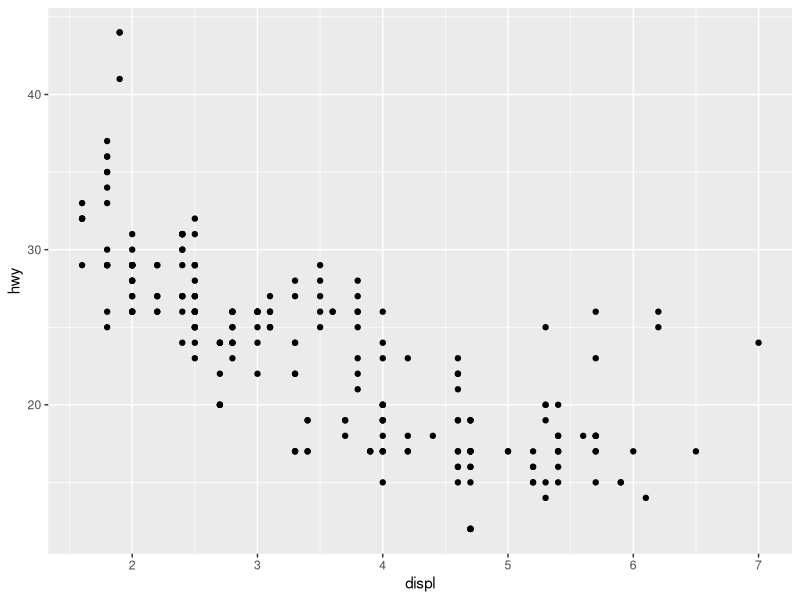
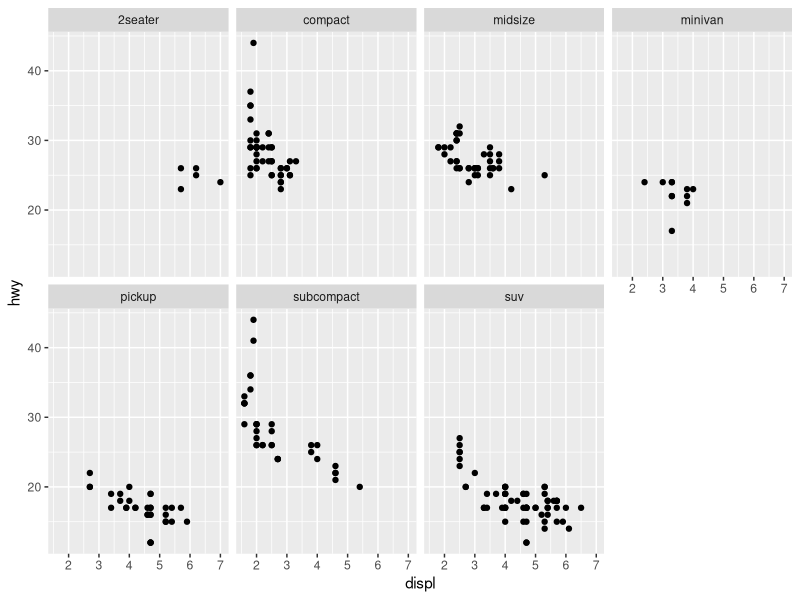
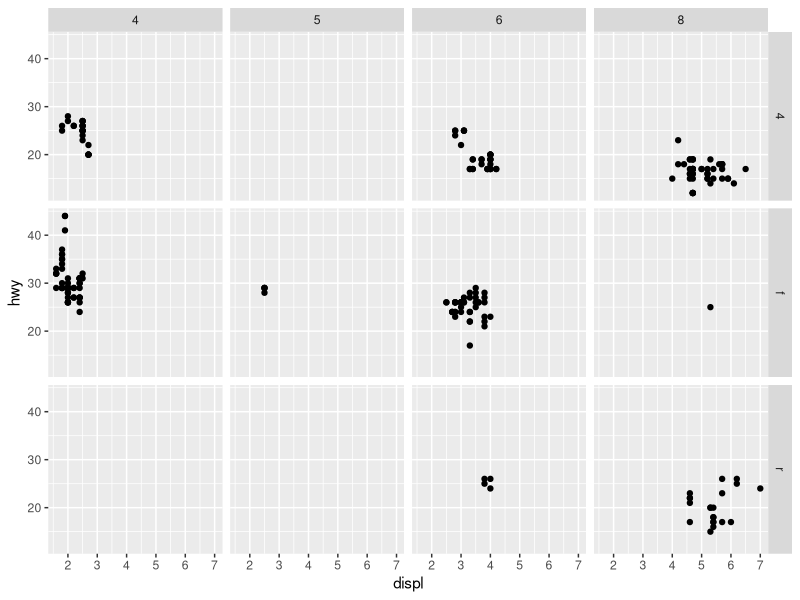
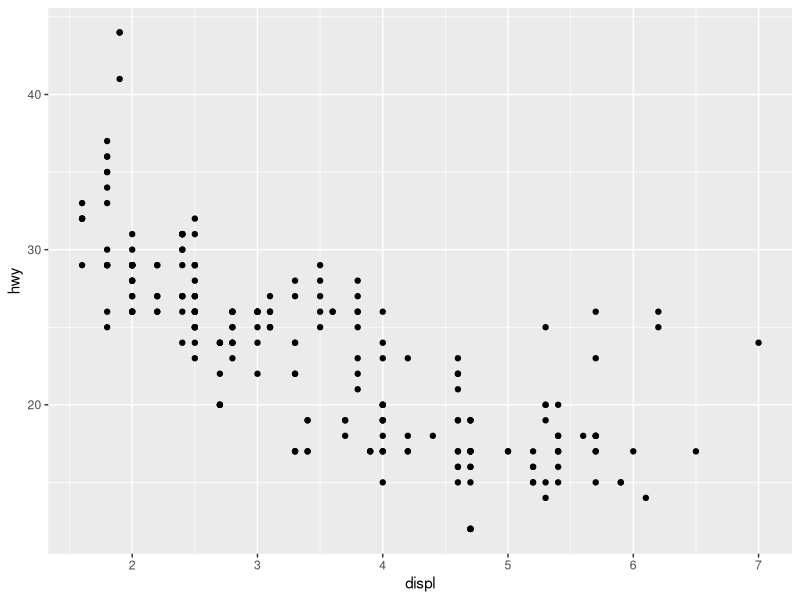
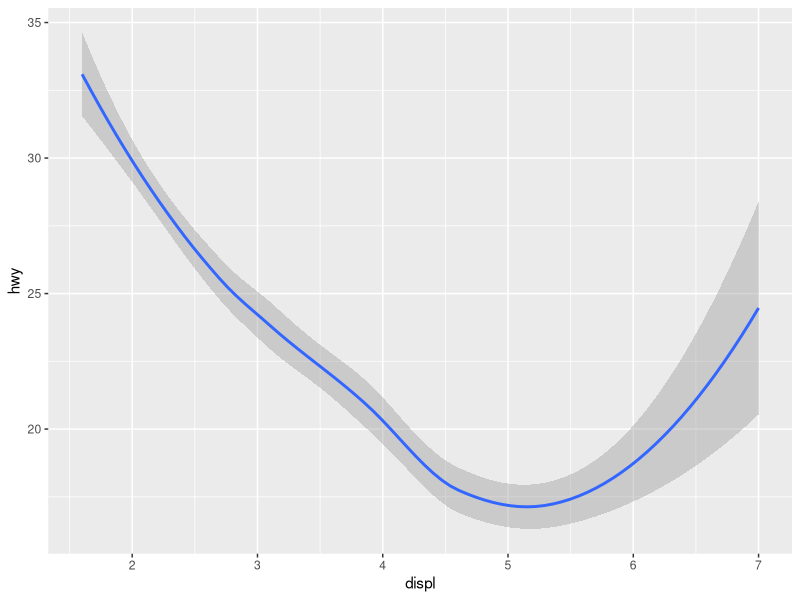

Write the R code that produced these figures, in order.
## ---- chunk 1

## ---- chunk 2
library(ggplot2)
# ?mpg
head(mpg)
str(mpg)
summary(mpg)
## ---- chunk 3
ggplot(data = mpg) + 
  geom_point(mapping = aes(x = displ, y = hwy))
## ---- chunk 4
ggplot(data = mpg) + 
  geom_point(mapping = aes(x = displ, y = hwy)) + facet_wrap(~ class, nrow = 2)
## ---- chunk 5
ggplot(data = mpg) + 
  geom_point(mapping = aes(x = displ, y = hwy)) + facet_grid(drv ~ cyl)
## ---- chunk 6
ggplot(data = mpg) + 
  geom_point(mapping = aes(x = displ, y = hwy))

ggplot(data = mpg) + 
  geom_smooth(mapping = aes(x = displ, y = hwy))
